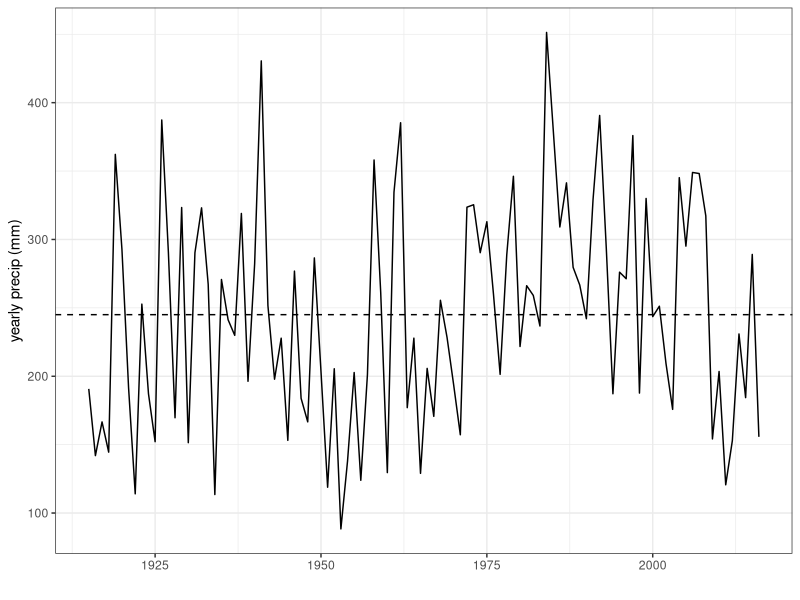
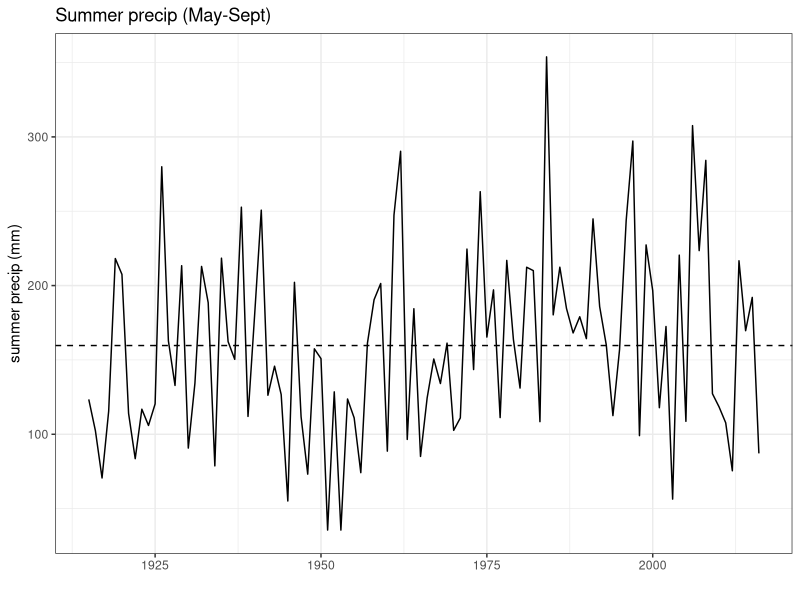
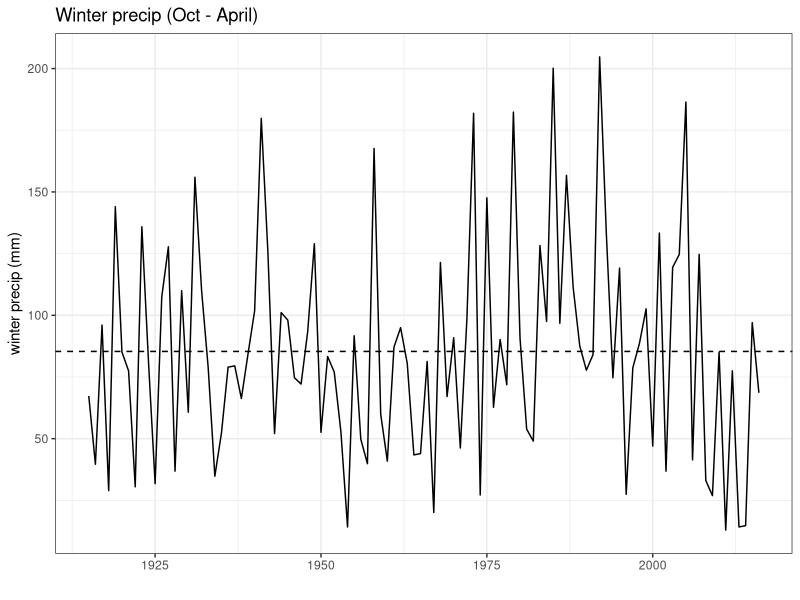
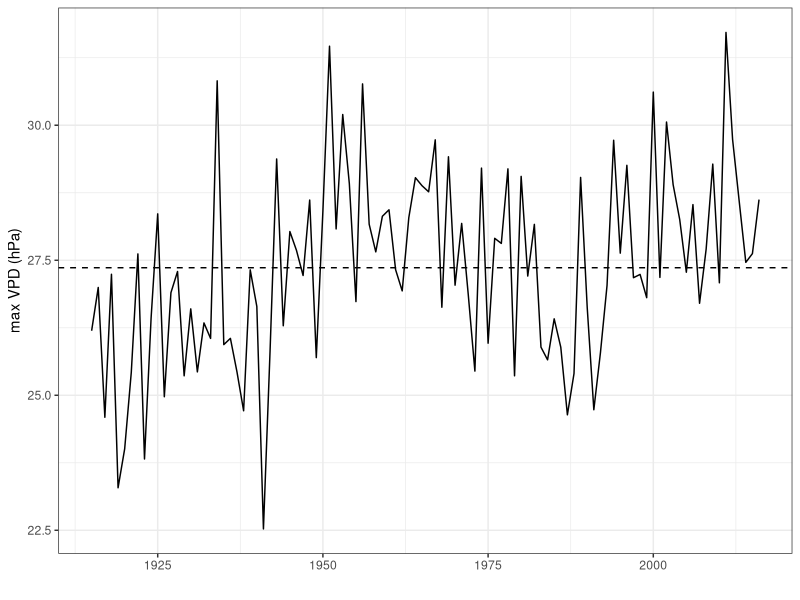
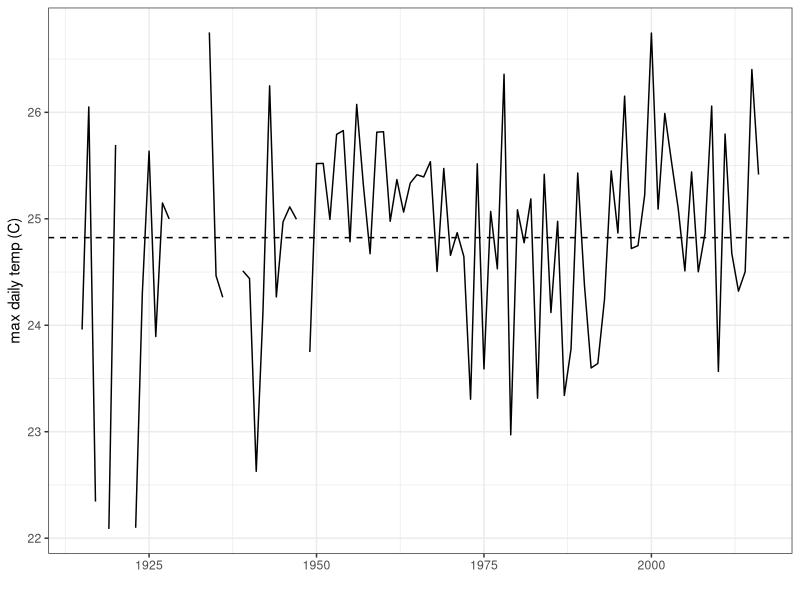
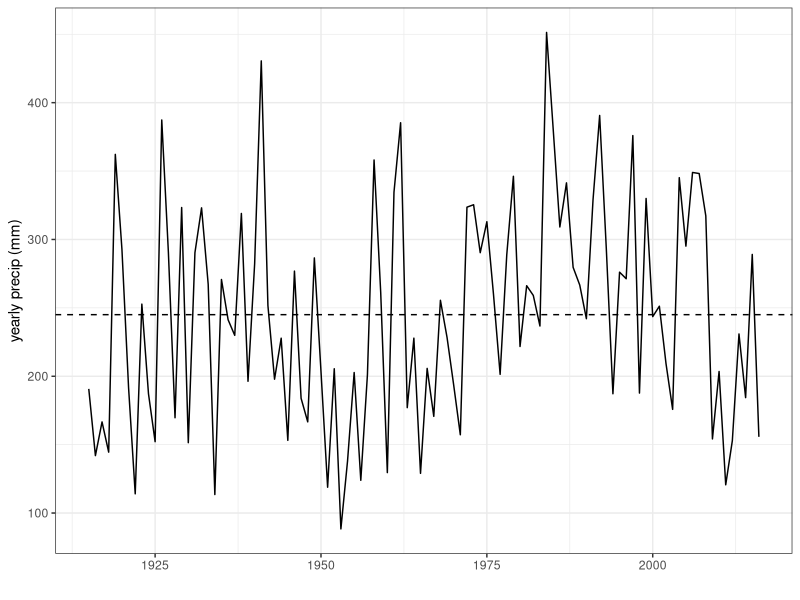
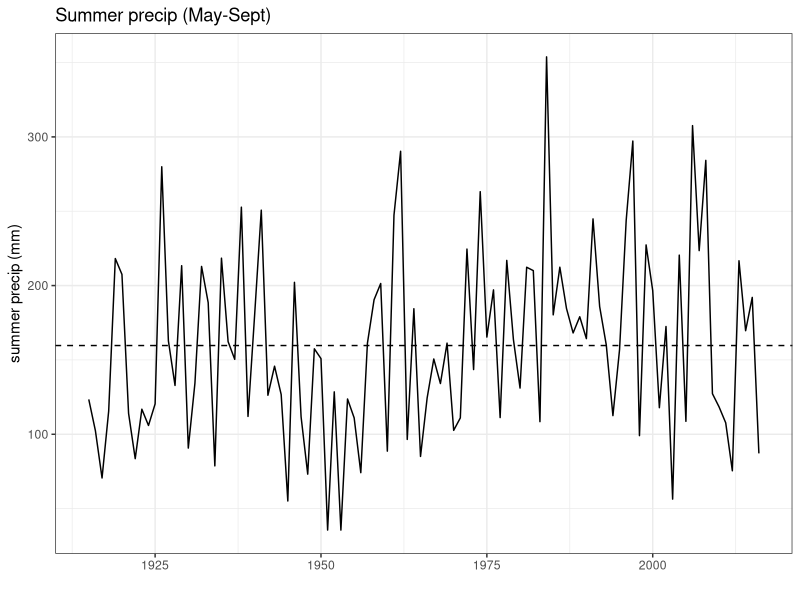
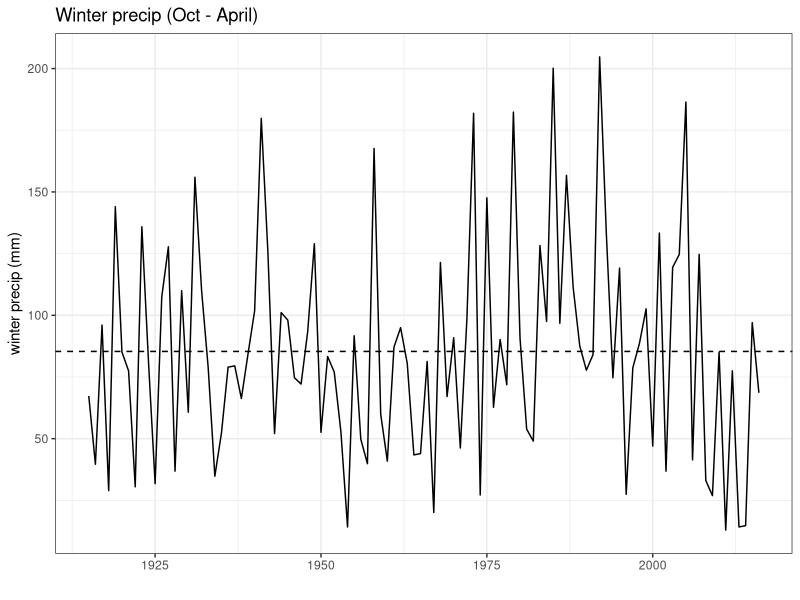

These charts were generated, in order, by the following R code:
# explore climate trends
# EMC 1/14/21

library(dplyr)
library(ggplot2)

climatesummary = read.csv('climate/climate_variables.csv', stringsAsFactors = F)

# ==========================================
# trend plots
# yearly precip
ppt = ggplot(climatesummary, aes(x=water_yr, y=yearly_ppt_mm)) +
  geom_line() +
  geom_hline(yintercept=mean(climatesummary$yearly_ppt_mm), linetype='dashed') +
  xlab('') +
  ylab('yearly precip (mm)') +
  theme_bw()
ppt
ggsave(plot=ppt, 'Figures/climate/ppt_timeseries.png', width=4, height=3)


# summer precip
sppt = ggplot(climatesummary, aes(x=water_yr, y=summer_ppt_mm)) +
  geom_line() +
  geom_hline(yintercept=mean(climatesummary$summer_ppt_mm), linetype='dashed') +
  xlab('') +
  ylab('summer precip (mm)') +
  ggtitle('Summer precip (May-Sept)') +
  theme_bw()
sppt
ggsave(plot=sppt, 'Figures/climate/ppt_timeseries_summer.png', width=4, height=3)

wppt = ggplot(climatesummary, aes(x=water_yr, y=winter_ppt_mm)) +
  geom_line() +
  geom_hline(yintercept=mean(climatesummary$winter_ppt_mm), linetype='dashed') +
  xlab('') +
  ylab('winter precip (mm)') +
  ggtitle('Winter precip (Oct - April)') +
  theme_bw()
wppt
ggsave(plot=wppt, 'Figures/climate/ppt_timeseries_winter.png', width=4, height=3)



vpd = ggplot(climatesummary, aes(x=water_yr, y=yearly_vpd)) +
  geom_line() +
  geom_hline(yintercept=mean(climatesummary$yearly_vpd), linetype='dashed') +
  xlab('') +
  ylab('max VPD (hPa)') +
  theme_bw()
vpd
ggsave(plot=vpd, 'Figures/climate/vpd_timeseries.png', width=4, height=3)

temp = ggplot(climatesummary, aes(x=water_yr, y=yearly_maxt)) +
  geom_line() +
  geom_hline(yintercept=mean(climatesummary$yearly_maxt, na.rm=T), linetype='dashed') +
  xlab('') +
  ylab('max daily temp (C)') +
  theme_bw()
temp
ggsave(plot=temp, 'Figures/climate/maxtemp_timeseries.png', width=4, height=3)
